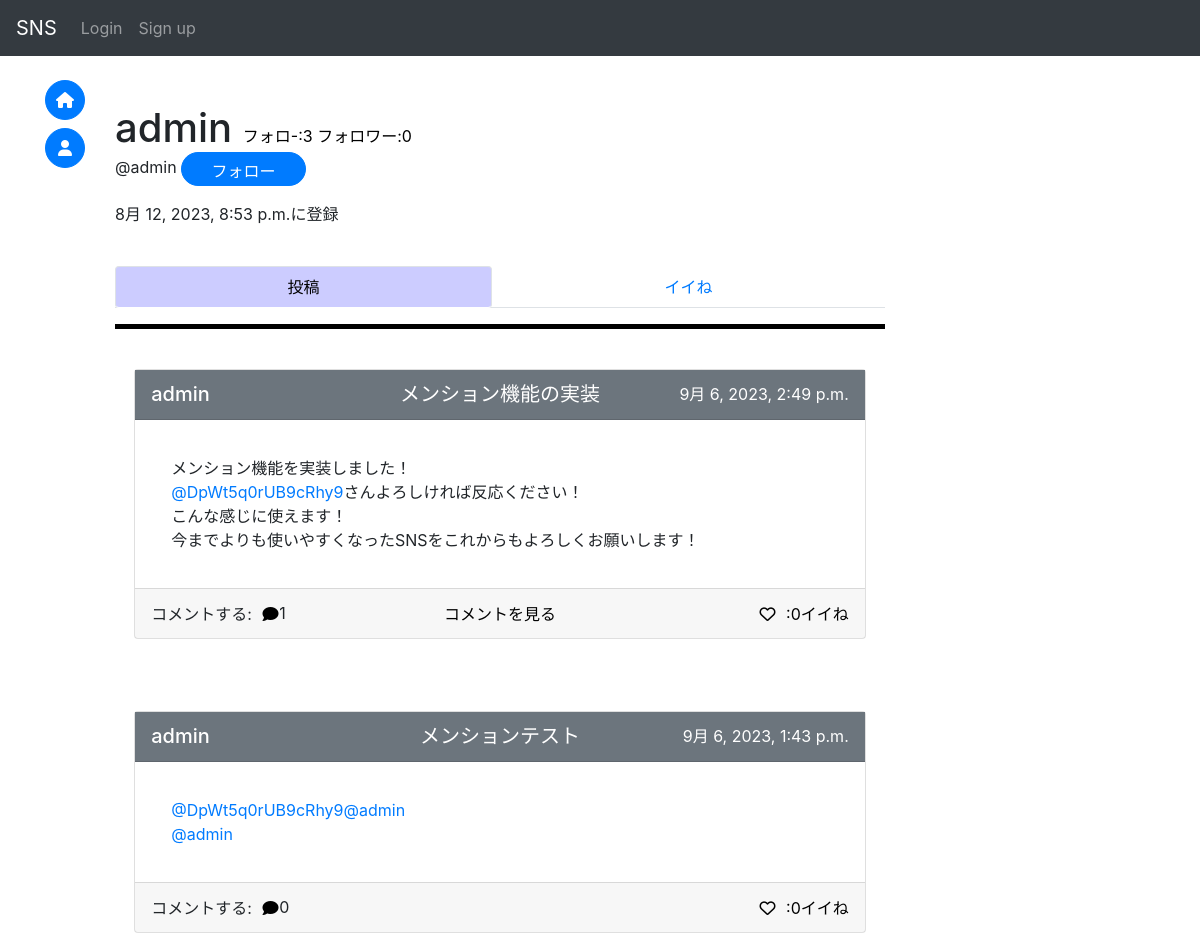
Before: /accounts/user/ac20daa5-716d-4be9-b037-15f506b8e887/ (upper part) with the older database file.
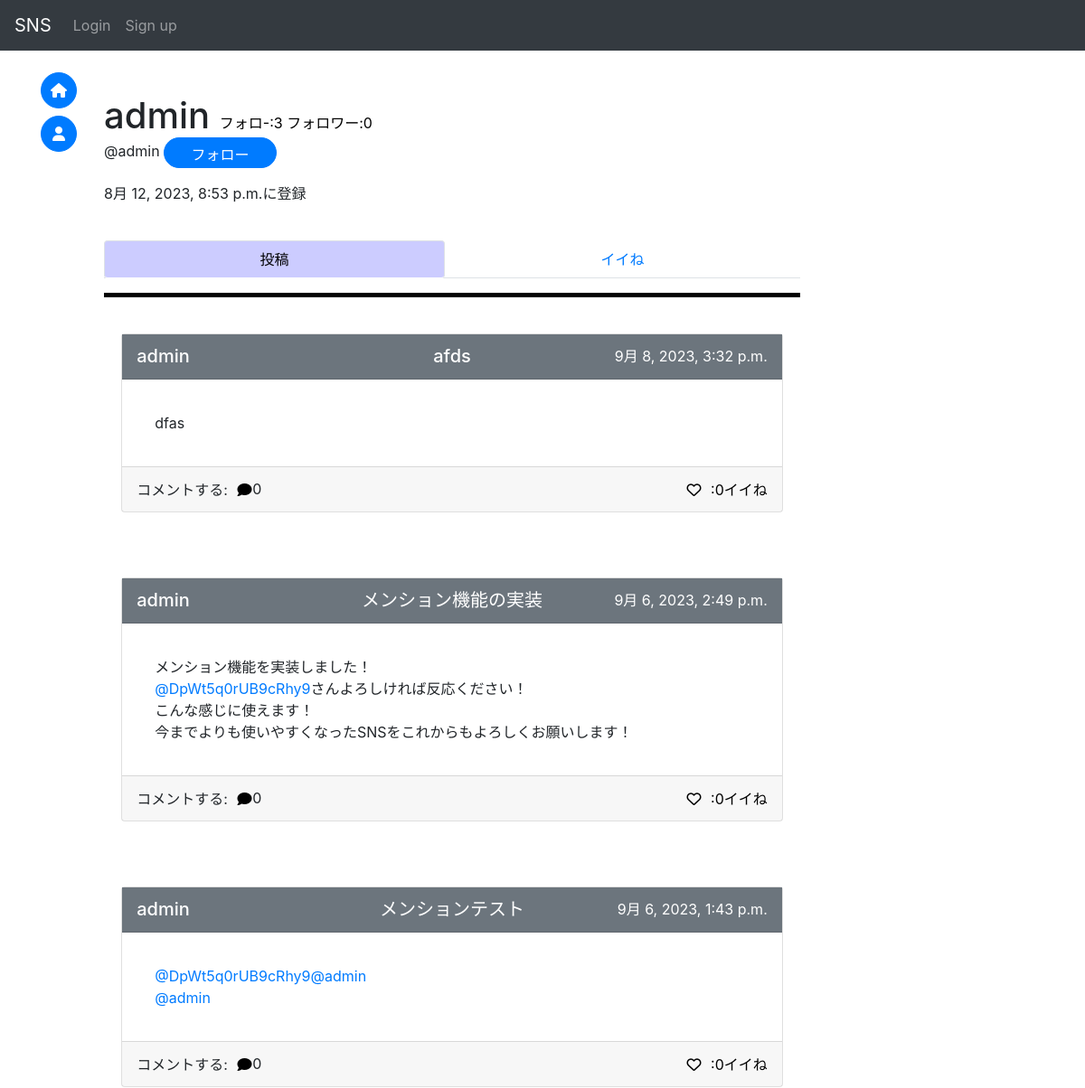
After: the same page with the newer database file.
### sns/models.py (models this page shows, shortened)
class Post(models.Model):
    id = models.UUIDField(primary_key=True, default=uuid.uuid4, editable=False)
    title = models.CharField(max_length=50, null=True)
    detail = models.TextField(max_length=255)
    author = models.ForeignKey(
        get_user_model(),
        on_delete=models.CASCADE
    )
    created_at = models.DateTimeField(auto_now_add=True)
    good_num = models.IntegerField(default=0)
    mode = models.IntegerField(default=0)#0:通常の投稿 1:コメント
    parent_post = models.ForeignKey(
        "Post",
        on_delete=models.CASCADE,
        null=True,
        blank=True
    )

### accounts/models.py (models this page shows, shortened)
class CustomUser(AbstractBaseUser, PermissionsMixin):
    id = models.UUIDField(primary_key=True, default=uuid.uuid4, editable=False)
    email = models.EmailField(_("email address"), unique=True, blank=True)
    is_staff = models.BooleanField(
        _("staff status"),
        default=False,
        help_text=_("Designates whether the user can log into this admin site."),
    )
    username = models.CharField(_("username"), max_length=50)
    usertag = models.CharField(_("usertag"), max_length=16, default=randomname(16), unique=True)
    created_at = models.DateTimeField(auto_now_add=True)
    objects = CustomUserManager()
    EMAIL_FIELD = "email"
    USERNAME_FIELD = "email"
    REQUIRED_FIELDS = ["username", "usertag"]
    class Meta:
        verbose_name = _("user")
        verbose_name_plural = _("users")
    def __str__(self):
        return self.username

### accounts/views.py (the view, shortened to what this page needs)
# urls.py: path("user/<str:id>/", views.user_detail, name="user"),
def user_detail(request, id):
    context = {}
    user = get_object_or_404(CustomUser, pk=id)
    post = Post.objects.filter(author=user)
    context["userDetail"] = user
    context["posts"] = post
    following_num = Follower.objects.filter(following=user).count()
    followed_num = Follower.objects.filter(followed=user).count()
    context["following"] = False
    context["following_num"] = following_num
    context["followed_num"] = followed_num
    context["btn_class"] = "btn-primary"
    lib.list_comment(context, post)
    if request.user.is_anonymous:
        return render(request, "accounts/userDetail.html", context)

### mysns/lib.py (called while the page is built)
def comment_num_count(now, com_num, count=0):
    ans = 0
    for n in now.post_set.all():
        ans += comment_num_count(n, com_num, count)
    com_num[now.id] = ans
    return ans + 1

def list_comment(context, post):
    comment_num = {} #各投稿に対するコメント数
    top_comment = {} #各投稿に対するコメント
    for p in post:
        comment_num_count(p, comment_num)
        try:
            top_comment[p.id] = p.post_set.all()
        except Exception:
            top_comment[p.id] = []
    context["comment_num"] = comment_num
    context["top_comment"] = top_comment

### sns/templatetags/custom_filter.py (called while the page is built)
@register.filter
def get_value(d, k):
    if k in d:
        return d[k]
    return None

### accounts/templates/accounts/userDetail.html (shortened to what this page needs)
{% extends "base.html" %}
{% block content %}
    <br>
    <div>
        <div>
            <h1 style="display:inline;">
                {{ userDetail.username }}
            </h1>
            <a href="{% url 'accounts:follower' userDetail.id 'following' %}" class="notlink">
                フォロ-:{{ following_num }}
            </a>
            <a href="{% url 'accounts:follower' userDetail.id 'followed' %}" class="notlink">
                フォロワー:<div style="display:inline;" class="num">{{ followed_num }}</div>
            </a>
        </div>
        <p>
            {% if request.user.is_anonymous %}
                @{{ userDetail.usertag }}
                <button type="button" class="btn btn-primary w-120px h-40px rounded-pill"
                    onClick="location.href='{% url 'accounts:follow' userDetail.id %}'">
                        フォロー
                </button>
                <br>
            {% elif user.id == userDetail.id %}
                @{{ userDetail.usertag }}
            {% endif %}
        </p>
        <p>
            {{ userDetail.created_at }}に登録
        </p>
    </div>
    {% if is_block %}
        <div>
            <br>
            <br>
            <h1 style="color:red; text-align:center;">ブロック中のユーザー<h1>
        </div>
    {% elif is_blocked %}
        <div>
            <br>
            <br>
            <h3 style="text-align:center;">このユーザーは投稿の公開を制限しています</h3>
        </div>
    {% else %}
        <div class="row-1" style="position: sticky;top: 55px;z-index:2;background-color:#fff;">
            <br>
            <ul class="nav nav-tabs nav-fill nav-pills" role="tablist">
                <li class="nav-item tab-hov">
                    <a class="nav-link active" id="item1-tab" data-toggle="tab" href="#item1" role="tab" aria-controls="item1" aria-selected="true">
                        投稿
                    </a>
                </li>
                <li class="nav-item tab-hov">
                    <a class="nav-link" id="item2-tab"
                        data-toggle="tab" href="#item2" role="tab" aria-controls="item2" aria-selected="false">
                        イイね
                    </a>
                </li>
            </ul>
            <hr width="100%" color="#0" style="height:4px;">
            <br>
        </div>
        <div class="tab-content">
            <div class="tab-pane fade show active" id="item1" role="tabpanel" aria-labelledby="item1-tab">
                {% with posts_include=posts good_mode="1" othergood="12" %}
                    {% include 'post_list_include.html' %}
                {% endwith %}
            </div>
        </div>
    {% endif %}
{% endblock %}

### templates/post_card_include.html (shortened to what this page needs)
{% load custom_filter %}
<div class="card w-150px mx-auto clearfix" style="position:relative;">
    <a href="{% url 'sns:post' postcard.pk %}" style="position:absolute;inset:0;">
        <div class="card-header bg-secondary h-50px clearfix" style="display:flex; justify-content:center;postition:relative;">
            <h5 style="position:absolute; left:1rem;">
                <a href="{% url 'accounts:user' postcard.author.id %}" class="on-a title-link">
                    {{ postcard.author }}
                </a>
            </h5>
            <h5 style="text-align:center; display:table-cell;">
                <a href="{% url 'sns:post' postcard.id %}" class="on-a title-link">
                    {% if postcard.mode != 1 %}
                        {{ postcard.title | truncatechars:20 }}
                    {% endif %}
                </a>
            </h5>
            <p style="position:absolute; right:1rem; color:white">
                {{ postcard.created_at }}
            </p>
        </div>
        <div class="card-body detail clearfix">
            <p class="card-text">
                <div class="on-a">
                    {{ postcard.detail|mention|linebreaks }}
                </div>
            </p>
        </div>
        <div class="card-footer h-50px text-right clearfix" style="display:flex;justify-content:center;postition:relative;">
            <div style="display:inline">
                <p style="position:absolute;left:1rem;">
                    コメントする:
                    <button onClick="clearText('{{ postcard.id }}')" class="good on-a">
                        <i class="fa-solid fa-comment"></i>
                    </button>
                    <div id="comment_num_{{ postcard.id }}" style="position:absolute;left:9rem;">
                        {{ comment_num|get_value:postcard.id }}
                    </div>
                </p>
            </div>
            <div>
            {% with num=comment_num|get_value:postcard.id %}
            {% if num > 0 %}
                <button onClick="openComment('{{ postcard.id }}_{{ good_mode }}')" class="good on-a">
                    コメントを見る
                </button>
            {% endif %}
            {% endwith %}
            </div>
            <div style="position:absolute;right:1rem;">
                {% if user.is_anonymous %}
                    <button onClick="location.href='{% url 'sns:good' postcard.id 1 %}'" class="good on-a">
                        <i class="fa-regular fa-heart"></i>
                    </button>
                {% endif %}
                <a href="{% url 'sns:good_user' postcard.id %}" class="notlink on-a">
                    <div id="num_{{ postcard.id }}_{{ good_mode }}" style="display:inline;size:4;">:{{ postcard.good_num }}イイね</div>
                </a>
            </div>
        </div>
    </a>
</div>

Changed rows visible on the page:
added Post: author "admin", title "afds", created_at "9月 8, 2023, 3:32 p.m.", detail|mention "dfas", id "0", good_num "0"
shown differently, row unchanged: Post "メンション機能の実装": id "1" → "0"; no longer shows "コメントを見る"
